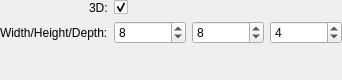
<?xml version="1.0" encoding="UTF-8"?>
<ui version="4.0">
 <class>BoardConfView</class>
 <widget class="QWidget" name="BoardConfView">
  <property name="geometry">
   <rect>
    <x>0</x>
    <y>0</y>
    <width>342</width>
    <height>80</height>
   </rect>
  </property>
  <property name="windowTitle">
   <string>Form</string>
  </property>
  <layout class="QFormLayout" name="formLayout">
   <property name="labelAlignment">
    <set>Qt::AlignRight|Qt::AlignTrailing|Qt::AlignVCenter</set>
   </property>
   <property name="margin">
    <number>0</number>
   </property>
   <item row="0" column="1">
    <widget class="QCheckBox" name="threeDCheckBox">
     <property name="text">
      <string/>
     </property>
     <property name="checked">
      <bool>true</bool>
     </property>
    </widget>
   </item>
   <item row="1" column="0">
    <widget class="QLabel" name="label_4">
     <property name="text">
      <string>Width/Height/Depth:</string>
     </property>
    </widget>
   </item>
   <item row="1" column="1">
    <layout class="QHBoxLayout" name="horizontalLayout_3">
     <item>
      <widget class="QSpinBox" name="widthSpinButton">
       <property name="maximum">
        <number>100</number>
       </property>
       <property name="value">
        <number>8</number>
       </property>
      </widget>
     </item>
     <item>
      <widget class="QSpinBox" name="heightSpinButton">
       <property name="maximum">
        <number>100</number>
       </property>
       <property name="value">
        <number>8</number>
       </property>
      </widget>
     </item>
     <item>
      <widget class="QSpinBox" name="depthSpinButton">
       <property name="maximum">
        <number>100</number>
       </property>
       <property name="value">
        <number>4</number>
       </property>
      </widget>
     </item>
    </layout>
   </item>
   <item row="2" column="1">
    <widget class="QLabel" name="errorLabel">
     <property name="styleSheet">
      <string notr="true">QLabel { color:red }</string>
     </property>
     <property name="text">
      <string/>
     </property>
    </widget>
   </item>
   <item row="0" column="0">
    <widget class="QLabel" name="label">
     <property name="text">
      <string>3D:</string>
     </property>
    </widget>
   </item>
  </layout>
 </widget>
 <resources/>
 <connections>
  <connection>
   <sender>widthSpinButton</sender>
   <signal>valueChanged(int)</signal>
   <receiver>BoardConfView</receiver>
   <slot>_widthChanged(int)</slot>
   <hints>
    <hint type="sourcelabel">
     <x>173</x>
     <y>51</y>
    </hint>
    <hint type="destinationlabel">
     <x>84</x>
     <y>71</y>
    </hint>
   </hints>
  </connection>
  <connection>
   <sender>heightSpinButton</sender>
   <signal>valueChanged(int)</signal>
   <receiver>BoardConfView</receiver>
   <slot>_heightChanged(int)</slot>
   <hints>
    <hint type="sourcelabel">
     <x>231</x>
     <y>43</y>
    </hint>
    <hint type="destinationlabel">
     <x>106</x>
     <y>76</y>
    </hint>
   </hints>
  </connection>
  <connection>
   <sender>depthSpinButton</sender>
   <signal>valueChanged(int)</signal>
   <receiver>BoardConfView</receiver>
   <slot>_depthChanged(int)</slot>
   <hints>
    <hint type="sourcelabel">
     <x>314</x>
     <y>46</y>
    </hint>
    <hint type="destinationlabel">
     <x>320</x>
     <y>60</y>
    </hint>
   </hints>
  </connection>
  <connection>
   <sender>threeDCheckBox</sender>
   <signal>toggled(bool)</signal>
   <receiver>BoardConfView</receiver>
   <slot>_threeDToggled(bool)</slot>
   <hints>
    <hint type="sourcelabel">
     <x>153</x>
     <y>10</y>
    </hint>
    <hint type="destinationlabel">
     <x>98</x>
     <y>12</y>
    </hint>
   </hints>
  </connection>
 </connections>
 <slots>
  <slot>_threeDToggled(bool)</slot>
  <slot>_widthChanged(int)</slot>
  <slot>_heightChanged(int)</slot>
  <slot>_depthChanged(int)</slot>
 </slots>
</ui>
